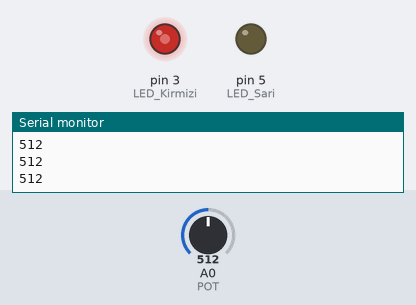
A sketch run on a simulated Arduino Uno, built with avr-gcc and run on an emulated ATmega328P. On the bench: output pins drawn as LEDs (lit = HIGH), the last lines printed to the serial monitor. The inputs (shaded band) are chosen by the test bench; at power-on: A0 (POT) = 512.

Above: at 1.2 s.
1.3 s: A0 (POT) set to 716
At 1.6 s:
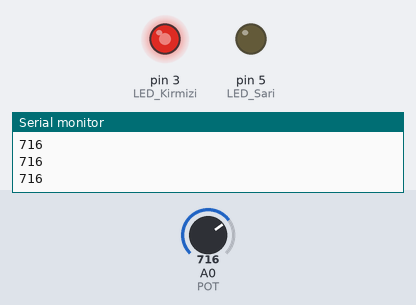
2.8 s: A0 (POT) set to 900
At 4.0 s:
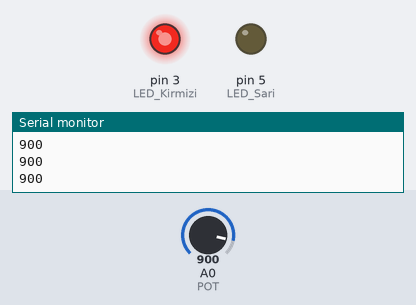
4.3 s: A0 (POT) set to 122
At 5.1 s:
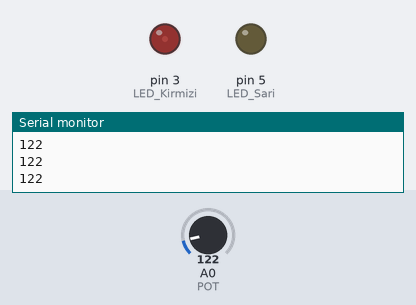
5.8 s: A0 (POT) set to 0
At 6.3 s:
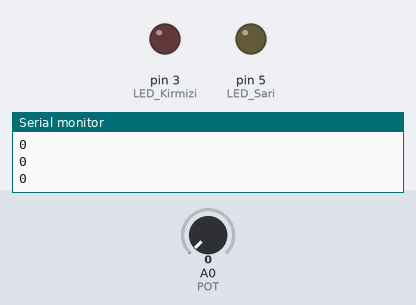
7.3 s: A0 (POT) set to 511
At 8.6 s:
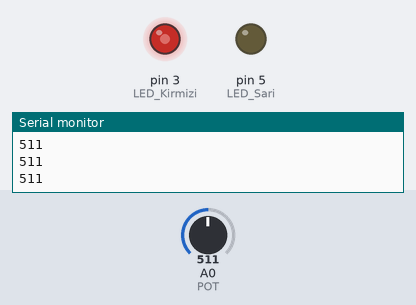
Timing chart, 0 to 9.8 s (numbered marks = the images above; inputs shaded):
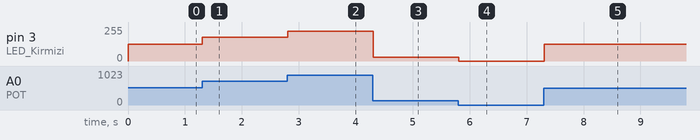

Measured:
- after the input at 1.3 s, pin 3 (LED_Kirmizi): 127/255 → 178/255 at once
- after the input at 2.8 s, pin 3 (LED_Kirmizi): 178/255 → 224/255 at once
- after the input at 4.3 s, pin 3 (LED_Kirmizi): 224/255 → 30/255 at once
- after the input at 5.8 s, pin 3 (LED_Kirmizi): 30/255 → 0/255 at once
- after the input at 7.3 s, pin 3 (LED_Kirmizi): 0/255 → 127/255 at once

The sketch:

Blink_PotansiyometreLedYakma.ino
```cpp
#define LED_Kirmizi 3
#define LED_Sari 5
#define POT A0

void setup() {
  // put your setup code here, to run once:
  pinMode(LED_Kirmizi, OUTPUT);
  pinMode(LED_Sari, OUTPUT);
  Serial.begin(9600);
}

void loop() {
  // put your main code here, to run repeatedly:
  int pot_deger = analogRead(POT);
  Serial.println(pot_deger);

  int output_guc = map(pot_deger, 0, 1023, 0, 255);
  analogWrite(LED_Kirmizi, output_guc);
}
```
